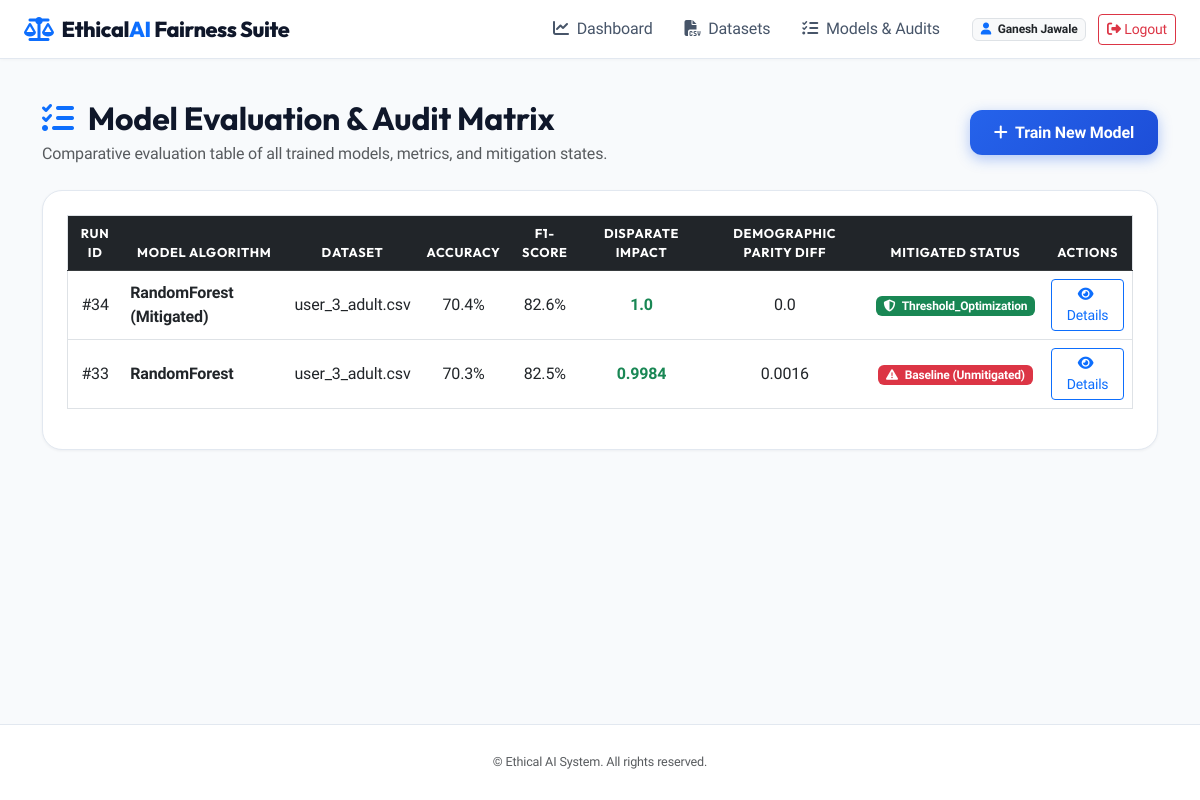
The app's page /evaluation (signed in), older data.
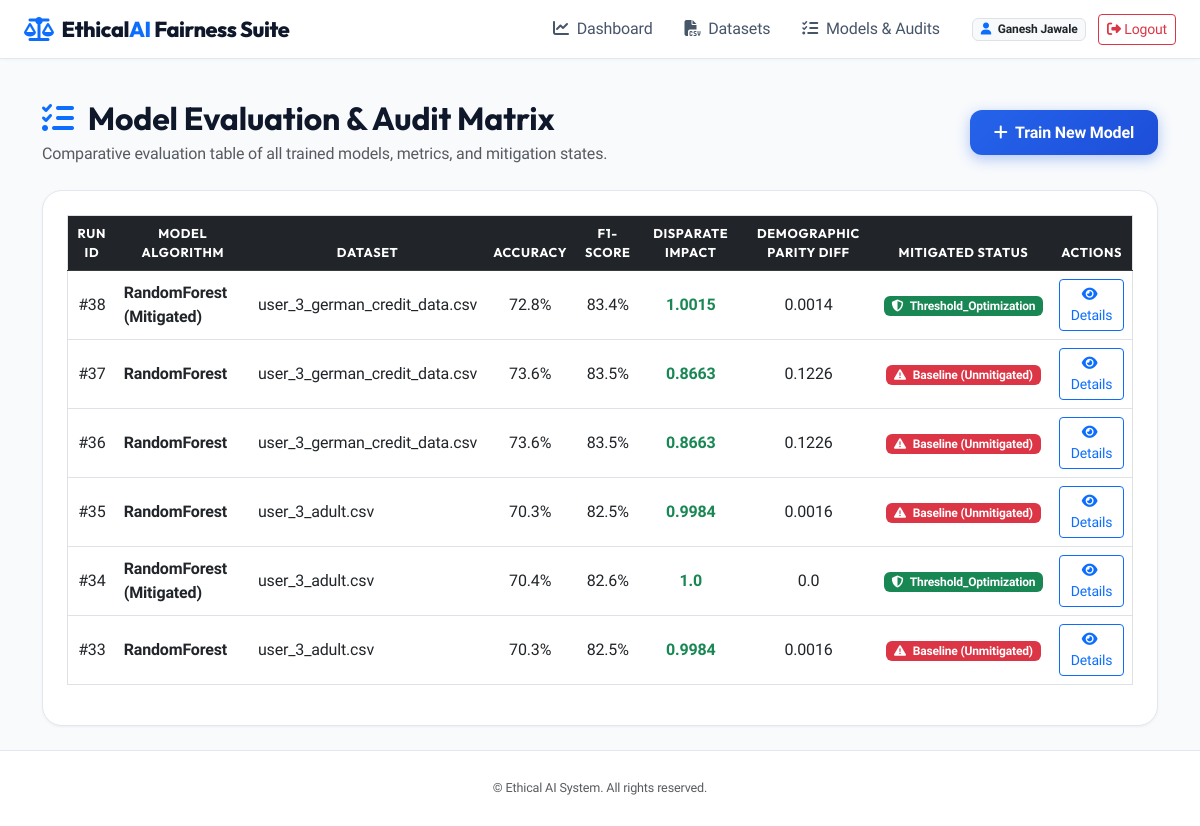
The same page, newer data.
### tables this page shows
CREATE TABLE model_runs (
    id INTEGER PRIMARY KEY AUTOINCREMENT,
    user_id INTEGER NOT NULL,
    dataset_id INTEGER NOT NULL,
    model_name VARCHAR(100) NOT NULL,
    accuracy REAL NOT NULL,
    precision_score REAL NOT NULL,
    recall_score REAL NOT NULL,
    f1_score REAL NOT NULL,
    disparate_impact REAL NOT NULL,
    demographic_parity_diff REAL NOT NULL,
    equalized_odds_diff REAL NOT NULL,
    equal_opportunity_diff REAL NOT NULL,
    is_mitigated BOOLEAN DEFAULT 0,
    mitigation_method VARCHAR(100) DEFAULT 'None',
    confusion_matrix_json TEXT NOT NULL,
    fairness_status VARCHAR(50) DEFAULT 'Unchecked',
    created_at TIMESTAMP DEFAULT CURRENT_TIMESTAMP, group_metrics_json TEXT DEFAULT NULL,
    FOREIGN KEY (user_id) REFERENCES users(id) ON DELETE CASCADE,
    FOREIGN KEY (dataset_id) REFERENCES datasets(id) ON DELETE CASCADE
);

CREATE TABLE datasets (
    id INTEGER PRIMARY KEY AUTOINCREMENT,
    user_id INTEGER NOT NULL,
    filename VARCHAR(255) NOT NULL,
    filepath VARCHAR(255) NOT NULL,
    row_count INTEGER DEFAULT 0,
    column_count INTEGER DEFAULT 0,
    target_column VARCHAR(100),
    sensitive_column VARCHAR(100),
    privileged_group VARCHAR(100),
    unprivileged_group VARCHAR(100),
    uploaded_at TIMESTAMP DEFAULT CURRENT_TIMESTAMP, csv_content TEXT,
    FOREIGN KEY (user_id) REFERENCES users(id) ON DELETE CASCADE
);

### app.py (the view)
@app.route('/evaluation')
@login_required
def evaluation_page():
    conn = get_db_connection()
    cursor = conn.cursor()
    cursor.execute(
        """SELECT m.*, d.filename FROM model_runs m
           JOIN datasets d ON m.dataset_id = d.id
           WHERE m.user_id = ? ORDER BY m.created_at DESC""",
        (session['user_id'],)
    )
    model_runs = [dict(r) for r in cursor.fetchall()]
    conn.close()
    return render_template('evaluation.html', model_runs=model_runs)

### app.py (called while the page is built)
def login_required(f):
    from functools import wraps
    @wraps(f)
    def decorated_function(*args, **kwargs):
        if 'user_id' not in session:
            flash('Please log in to access this page.', 'warning')
            return redirect(url_for('login_page'))
        return f(*args, **kwargs)
    return decorated_function

### models/auth.py (called while the page is built)
def get_db_connection():
    conn = sqlite3.connect(Config.DATABASE_PATH, timeout=30.0)
    conn.row_factory = sqlite3.Row
    return conn

### templates/evaluation.html (shortened to what this page needs)
{% extends "base.html" %}
{% block content %}
<div class="container py-4">
    <div class="d-flex justify-content-between align-items-center mb-4">
        <div>
            <h2 class="fw-bold mb-1"><i class="fa-solid fa-list-check text-primary me-2"></i> Model Evaluation & Audit Matrix</h2>
            <p class="text-muted mb-0">Comparative evaluation table of all trained models, metrics, and mitigation states.</p>
        </div>
        <a href="{{ url_for('upload_page') }}" class="btn btn-primary-custom"><i class="fa-solid fa-plus me-1"></i> Train New Model</a>
    </div>
    <div class="card card-custom p-4">
        {% if model_runs %}
            <div class="table-responsive">
                <table class="table table-hover align-middle border">
                    <thead class="table-dark text-center">
                        <tr>
                            <th>Run ID</th>
                            <th>Model Algorithm</th>
                            <th>Dataset</th>
                            <th>Accuracy</th>
                            <th>F1-Score</th>
                            <th>Disparate Impact</th>
                            <th>Demographic Parity Diff</th>
                            <th>Mitigated Status</th>
                            <th>Actions</th>
                        </tr>
                    </thead>
                    <tbody class="text-center">
                        {% for run in model_runs %}
                        <tr>
                            <td>#{{ run.id }}</td>
                            <td class="fw-bold text-start">{{ run.model_name }}</td>
                            <td class="text-start">{{ run.filename }}</td>
                            <td>{{ (run.accuracy * 100)|round(1) }}%</td>
                            <td>{{ (run.f1_score * 100)|round(1) }}%</td>
                            <td class="fw-bold {{ 'text-danger' if run.disparate_impact < 0.8 else 'text-success' }}">{{ run.disparate_impact }}</td>
                            <td>{{ run.demographic_parity_diff }}</td>
                            <td>
                                {% if run.is_mitigated %}
                                    <span class="badge bg-success"><i class="fa-solid fa-shield-halved me-1"></i> {{ run.mitigation_method }}</span>
                                {% else %}
                                    <span class="badge bg-danger"><i class="fa-solid fa-triangle-exclamation me-1"></i> Baseline (Unmitigated)</span>
                                {% endif %}
                            </td>
                            <td>
                                <a href="{{ url_for('bias_detection_page', model_run_id=run.id) }}" class="btn btn-sm btn-outline-primary"><i class="fa-solid fa-eye me-1"></i> Details</a>
                            </td>
                        </tr>
                        {% endfor %}
                    </tbody>
                </table>
            </div>
        {% else %}
            <div class="text-center py-5 text-muted">
                <i class="fa-solid fa-list-check fa-3x mb-3"></i>
                <p>No model runs available for evaluation.</p>
            </div>
        {% endif %}
    </div>
</div>
{% endblock %}

Row changes from the older to the newer data that the page shows:
added model_runs: id "38", model_name "RandomForest (Mitigated)", filename "user_3_german_credit_data.csv", (run.accuracy*100)|round(1) "72.8", (run.f1_score*100)|round(1) "83.4", disparate_impact "1.0015", demographic_parity_diff "0.0014", mitigation_method "Threshold_Optimization"
added model_runs: id "37", model_name "RandomForest", filename "user_3_german_credit_data.csv", (run.accuracy*100)|round(1) "73.6", (run.f1_score*100)|round(1) "83.5", disparate_impact "0.8663", demographic_parity_diff "0.1226", is_mitigated False (drawn)
added model_runs: id "36", model_name "RandomForest", filename "user_3_german_credit_data.csv", (run.accuracy*100)|round(1) "73.6", (run.f1_score*100)|round(1) "83.5", disparate_impact "0.8663", demographic_parity_diff "0.1226", is_mitigated False (drawn)
added model_runs: id "35", model_name "RandomForest", filename "user_3_adult.csv", (run.accuracy*100)|round(1) "70.3", (run.f1_score*100)|round(1) "82.5", disparate_impact "0.9984", demographic_parity_diff "0.0016", is_mitigated False (drawn)
